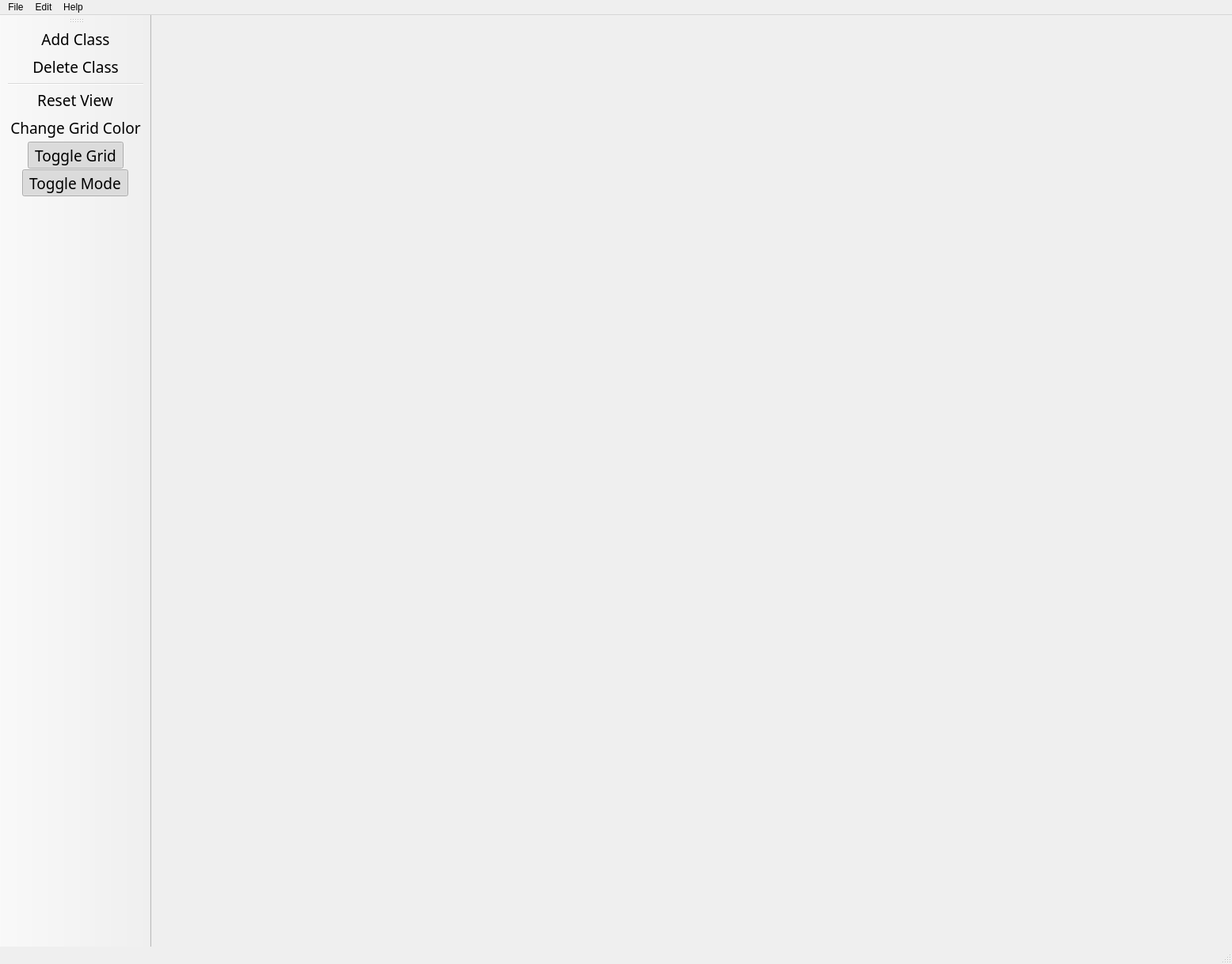
<?xml version="1.0" encoding="UTF-8"?>
<ui version="4.0">
 <class>MainWindow</class>
 <widget class="QMainWindow" name="MainWindow">
  <property name="geometry">
   <rect>
    <x>0</x>
    <y>0</y>
    <width>1556</width>
    <height>1218</height>
   </rect>
  </property>
  <property name="windowTitle">
   <string>MainWindow</string>
  </property>
  <widget class="QWidget" name="centralwidget"/>
  <widget class="QStatusBar" name="statusbar"/>
  <widget class="QMenuBar" name="menuBar">
   <property name="geometry">
    <rect>
     <x>0</x>
     <y>0</y>
     <width>1556</width>
     <height>21</height>
    </rect>
   </property>
   <widget class="QMenu" name="menuFile">
    <property name="title">
     <string>File</string>
    </property>
    <addaction name="New"/>
    <addaction name="Open"/>
    <addaction name="separator"/>
    <addaction name="Save"/>
    <addaction name="SaveAs"/>
    <addaction name="separator"/>
    <addaction name="Quit"/>
   </widget>
   <widget class="QMenu" name="menuEdit">
    <property name="title">
     <string>Edit</string>
    </property>
    <addaction name="Copy"/>
    <addaction name="Cut"/>
    <addaction name="Paste"/>
    <addaction name="separator"/>
    <addaction name="Edit"/>
   </widget>
   <widget class="QMenu" name="menuHelp">
    <property name="title">
     <string>Help</string>
    </property>
    <addaction name="About"/>
    <addaction name="Instructions"/>
   </widget>
   <addaction name="menuFile"/>
   <addaction name="menuEdit"/>
   <addaction name="menuHelp"/>
  </widget>
  <widget class="QToolBar" name="mainToolBar">
   <property name="font">
    <font>
     <family>MV Boli</family>
     <pointsize>14</pointsize>
    </font>
   </property>
   <property name="windowTitle">
    <string>toolBar</string>
   </property>
   <attribute name="toolBarArea">
    <enum>LeftToolBarArea</enum>
   </attribute>
   <attribute name="toolBarBreak">
    <bool>false</bool>
   </attribute>
   <addaction name="add_class"/>
   <addaction name="delete_class"/>
   <addaction name="separator"/>
   <addaction name="reset_view"/>
   <addaction name="change_grid_color"/>
   <addaction name="toggle_grid"/>
   <addaction name="toggle_mode"/>
  </widget>
  <action name="actionSave">
   <property name="text">
    <string>Save</string>
   </property>
  </action>
  <action name="actionSave_As">
   <property name="text">
    <string>Save As</string>
   </property>
  </action>
  <action name="actionOpen">
   <property name="text">
    <string>Open</string>
   </property>
  </action>
  <action name="actionHehe">
   <property name="text">
    <string>Hehe</string>
   </property>
  </action>
  <action name="New">
   <property name="text">
    <string>New...</string>
   </property>
   <property name="statusTip">
    <string>Create new file</string>
   </property>
   <property name="shortcut">
    <string>Ctrl+N</string>
   </property>
  </action>
  <action name="Open">
   <property name="text">
    <string>Open...</string>
   </property>
   <property name="statusTip">
    <string>Open saved file</string>
   </property>
   <property name="shortcut">
    <string>Ctrl+O</string>
   </property>
  </action>
  <action name="Save">
   <property name="text">
    <string>Save</string>
   </property>
   <property name="statusTip">
    <string>Save data to current file</string>
   </property>
   <property name="shortcut">
    <string>Ctrl+S</string>
   </property>
  </action>
  <action name="SaveAs">
   <property name="text">
    <string>Save As...</string>
   </property>
   <property name="statusTip">
    <string>Create new saved file</string>
   </property>
   <property name="shortcut">
    <string>Ctrl+Shift+S</string>
   </property>
  </action>
  <action name="actionClose">
   <property name="text">
    <string>Close</string>
   </property>
  </action>
  <action name="Quit">
   <property name="text">
    <string>Quit</string>
   </property>
   <property name="statusTip">
    <string>Quit program</string>
   </property>
   <property name="shortcut">
    <string>F4</string>
   </property>
  </action>
  <action name="actionEdit_Mode">
   <property name="text">
    <string>Edit Mode</string>
   </property>
  </action>
  <action name="actionView_Mode">
   <property name="text">
    <string>View Mode</string>
   </property>
  </action>
  <action name="Edit">
   <property name="text">
    <string>Edit Mode</string>
   </property>
   <property name="statusTip">
    <string>Enter the edit mode</string>
   </property>
   <property name="shortcut">
    <string>Ctrl+D</string>
   </property>
  </action>
  <action name="actionView_Mode_2">
   <property name="text">
    <string>View Mode</string>
   </property>
  </action>
  <action name="actionHelp_Me">
   <property name="text">
    <string>Help Me</string>
   </property>
  </action>
  <action name="Copy">
   <property name="text">
    <string>Copy</string>
   </property>
   <property name="statusTip">
    <string>Copy data</string>
   </property>
   <property name="shortcut">
    <string>Ctrl+C</string>
   </property>
  </action>
  <action name="Paste">
   <property name="text">
    <string>Paste</string>
   </property>
   <property name="statusTip">
    <string>Paste data</string>
   </property>
   <property name="shortcut">
    <string>Ctrl+V</string>
   </property>
  </action>
  <action name="Instructions">
   <property name="text">
    <string>Instructions</string>
   </property>
   <property name="statusTip">
    <string>See instructions</string>
   </property>
   <property name="shortcut">
    <string>Ctrl+I</string>
   </property>
  </action>
  <action name="Cut">
   <property name="text">
    <string>Cut</string>
   </property>
   <property name="shortcut">
    <string>Ctrl+X</string>
   </property>
  </action>
  <action name="About">
   <property name="text">
    <string>About</string>
   </property>
  </action>
  <action name="add_class">
   <property name="text">
    <string>Add Class</string>
   </property>
   <property name="font">
    <font>
     <family>MV Boli</family>
     <pointsize>14</pointsize>
    </font>
   </property>
   <property name="shortcut">
    <string>Shift+N</string>
   </property>
  </action>
  <action name="toggle_grid">
   <property name="checkable">
    <bool>true</bool>
   </property>
   <property name="checked">
    <bool>true</bool>
   </property>
   <property name="text">
    <string>Toggle Grid</string>
   </property>
   <property name="font">
    <font>
     <family>MV Boli</family>
     <pointsize>14</pointsize>
    </font>
   </property>
  </action>
  <action name="change_grid_color">
   <property name="text">
    <string>Change Grid Color</string>
   </property>
  </action>
  <action name="delete_class">
   <property name="text">
    <string>Delete Class</string>
   </property>
   <property name="font">
    <font>
     <family>MV Boli</family>
     <pointsize>14</pointsize>
    </font>
   </property>
   <property name="shortcut">
    <string>Del</string>
   </property>
  </action>
  <action name="reset_view">
   <property name="text">
    <string>Reset View</string>
   </property>
  </action>
  <action name="toggle_mode">
   <property name="checkable">
    <bool>true</bool>
   </property>
   <property name="checked">
    <bool>true</bool>
   </property>
   <property name="text">
    <string>Toggle Mode</string>
   </property>
  </action>
 </widget>
 <resources/>
 <connections/>
</ui>
